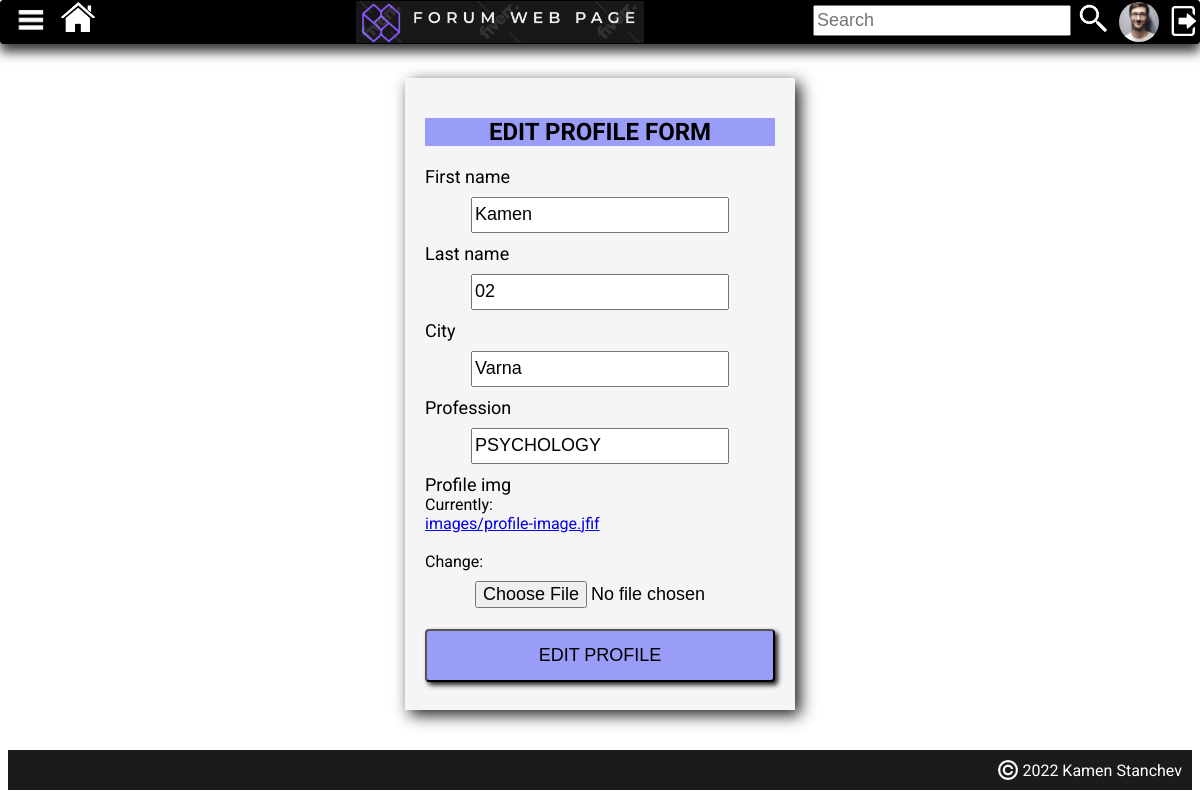
/edit-profile/ (signed in), run on an earlier commit of the app's database.
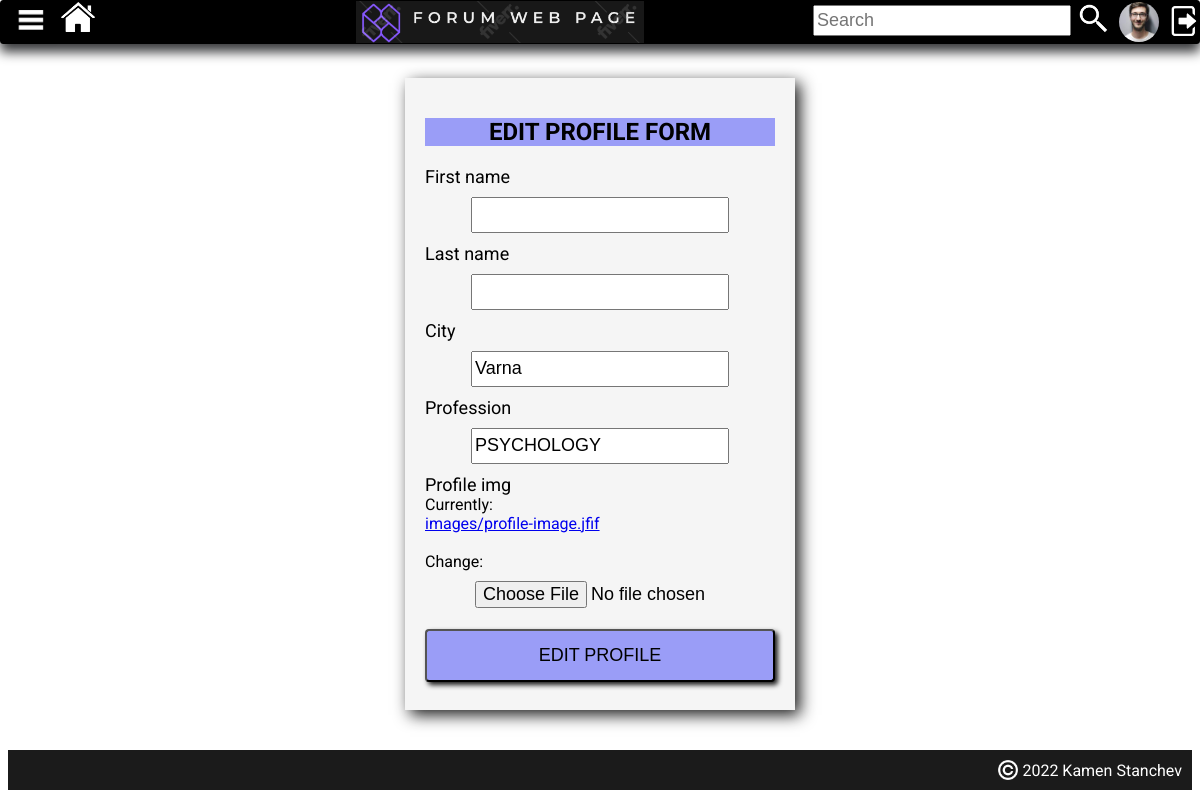
And on a later commit of the database.
### forum_project/main_app/models.py (models this page shows, shortened)
class Profile(models.Model):
    user = models.OneToOneField(User, on_delete=models.CASCADE)
    first_name = models.CharField(max_length=30, null=True, blank=True)
    last_name = models.CharField(max_length=30, null=True, blank=True)
    city = models.CharField(max_length=30)
    profession = models.CharField(max_length=30)
    profile_img = models.ImageField(upload_to='images/', default='images/add_profile_image.jpg')

### forum_project/main_app/views.py (the view)
# urls.py: path('edit-profile/', views.edit_profile, name='edit_profile'),
def edit_profile(request):
    title = 'EDIT PROFILE'
    button_title = 'EDIT'
    user_profile = request.user.profile
    if request.method == 'POST':
        form = EditProfileForm(request.POST, request.FILES, instance=user_profile)
        if form.is_valid():
            form.save()
            return redirect('home')
    else:
        form = EditProfileForm(instance=user_profile)
    context = {'form': form,
               'title': title,
               'profile': user_profile,
               'button_title': button_title, }
    return render(request, 'registration.html', context)

### forum_project/main_app/forms.py
class EditProfileForm(forms.ModelForm):
    class Meta:
        model = Profile
        exclude = ['user']

### forum_project/registration/templates/registration.html (shortened to what this page needs)
{% extends 'base.html' %}
{% load static %}
{% block page_content %}
     <form class="user-form"  method="post" enctype="multipart/form-data">
         <h2 class="title-registration-box">{{ title }} FORM</h2>
         {% for field in form %}
             <span class="label">
                {{ field.label }}
             </span>
             {{ field }}
         {% endfor %}
         <button class="registrate-button" type="submit" >{{ title }}</button>
{% endblock %}

What changed in the data, as far as the page shows it:
changed Profile "Varna": first_name "Kamen" → (not shown); last_name "02" → (not shown)
